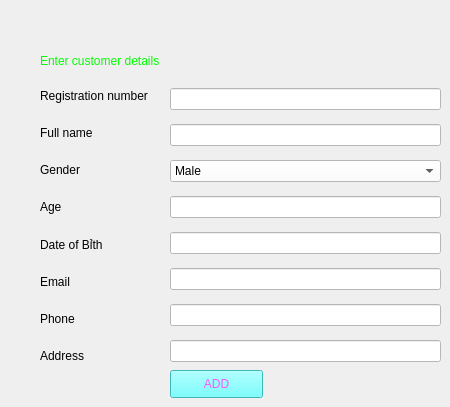
    <widget class="QWidget" name="tab_4">
     <attribute name="title">
      <string>AddCustomer</string>
     </attribute>
     <widget class="QLabel" name="label_12">
      <property name="geometry">
       <rect>
        <x>40</x>
        <y>40</y>
        <width>261</width>
        <height>41</height>
       </rect>
      </property>
      <property name="styleSheet">
       <string notr="true">color: rgb(0, 255, 0);
font: 75 14pt &quot;MS Shell Dlg 2&quot;;</string>
      </property>
      <property name="text">
       <string>Enter customer details</string>
      </property>
     </widget>
     <widget class="QPushButton" name="b31">
      <property name="geometry">
       <rect>
        <x>170</x>
        <y>370</y>
        <width>93</width>
        <height>28</height>
       </rect>
      </property>
      <property name="styleSheet">
       <string notr="true">background-color: rgb(85, 255, 255);
font: 75 10pt &quot;MS Shell Dlg 2&quot;;
color: rgb(255, 85, 255);</string>
      </property>
      <property name="text">
       <string>ADD</string>
      </property>
     </widget>
     <widget class="QWidget" name="layoutWidget">
      <property name="geometry">
       <rect>
        <x>40</x>
        <y>80</y>
        <width>118</width>
        <height>291</height>
       </rect>
      </property>
      <layout class="QVBoxLayout" name="verticalLayout">
       <item>
        <widget class="QLabel" name="label_20">
         <property name="text">
          <string>Registration number</string>
         </property>
        </widget>
       </item>
       <item>
        <widget class="QLabel" name="label_13">
         <property name="text">
          <string>Full name</string>
         </property>
        </widget>
       </item>
       <item>
        <widget class="QLabel" name="label_18">
         <property name="text">
          <string>Gender</string>
         </property>
        </widget>
       </item>
       <item>
        <widget class="QLabel" name="label_14">
         <property name="text">
          <string>Age</string>
         </property>
        </widget>
       </item>
       <item>
        <widget class="QLabel" name="label_15">
         <property name="text">
          <string>Date of Bỉth</string>
         </property>
        </widget>
       </item>
       <item>
        <widget class="QLabel" name="label_16">
         <property name="text">
          <string>Email</string>
         </property>
        </widget>
       </item>
       <item>
        <widget class="QLabel" name="label_17">
         <property name="text">
          <string>Phone</string>
         </property>
        </widget>
       </item>
       <item>
        <widget class="QLabel" name="label_19">
         <property name="text">
          <string>Address</string>
         </property>
        </widget>
       </item>
      </layout>
     </widget>
     <widget class="QWidget" name="layoutWidget">
      <property name="geometry">
       <rect>
        <x>170</x>
        <y>80</y>
        <width>271</width>
        <height>291</height>
       </rect>
      </property>
      <layout class="QVBoxLayout" name="verticalLayout_4">
       <item>
        <widget class="QLineEdit" name="l31">
         <property name="styleSheet">
          <string notr="true">background-color: rgb(255, 255, 255);</string>
         </property>
        </widget>
       </item>
       <item>
        <widget class="QLineEdit" name="l32">
         <property name="styleSheet">
          <string notr="true">background-color: rgb(255, 255, 255);</string>
         </property>
        </widget>
       </item>
       <item>
        <widget class="QComboBox" name="c31">
         <property name="styleSheet">
          <string notr="true">background-color: rgb(255, 255, 255);</string>
         </property>
         <item>
          <property name="text">
           <string>Male</string>
          </property>
         </item>
         <item>
          <property name="text">
           <string>Female</string>
          </property>
         </item>
        </widget>
       </item>
       <item>
        <widget class="QLineEdit" name="l33">
         <property name="styleSheet">
          <string notr="true">background-color: rgb(255, 255, 255);</string>
         </property>
        </widget>
       </item>
       <item>
        <widget class="QLineEdit" name="l34">
         <property name="styleSheet">
          <string notr="true">background-color: rgb(255, 255, 255);</string>
         </property>
        </widget>
       </item>
       <item>
        <widget class="QLineEdit" name="l35">
         <property name="styleSheet">
          <string notr="true">background-color: rgb(255, 255, 255);</string>
         </property>
        </widget>
       </item>
       <item>
        <widget class="QLineEdit" name="l36">
         <property name="styleSheet">
          <string notr="true">background-color: rgb(255, 255, 255);</string>
         </property>
        </widget>
       </item>
       <item>
        <widget class="QLineEdit" name="l37">
         <property name="styleSheet">
          <string notr="true">background-color: rgb(255, 255, 255);</string>
         </property>
        </widget>
       </item>
      </layout>
     </widget>
    </widget>
